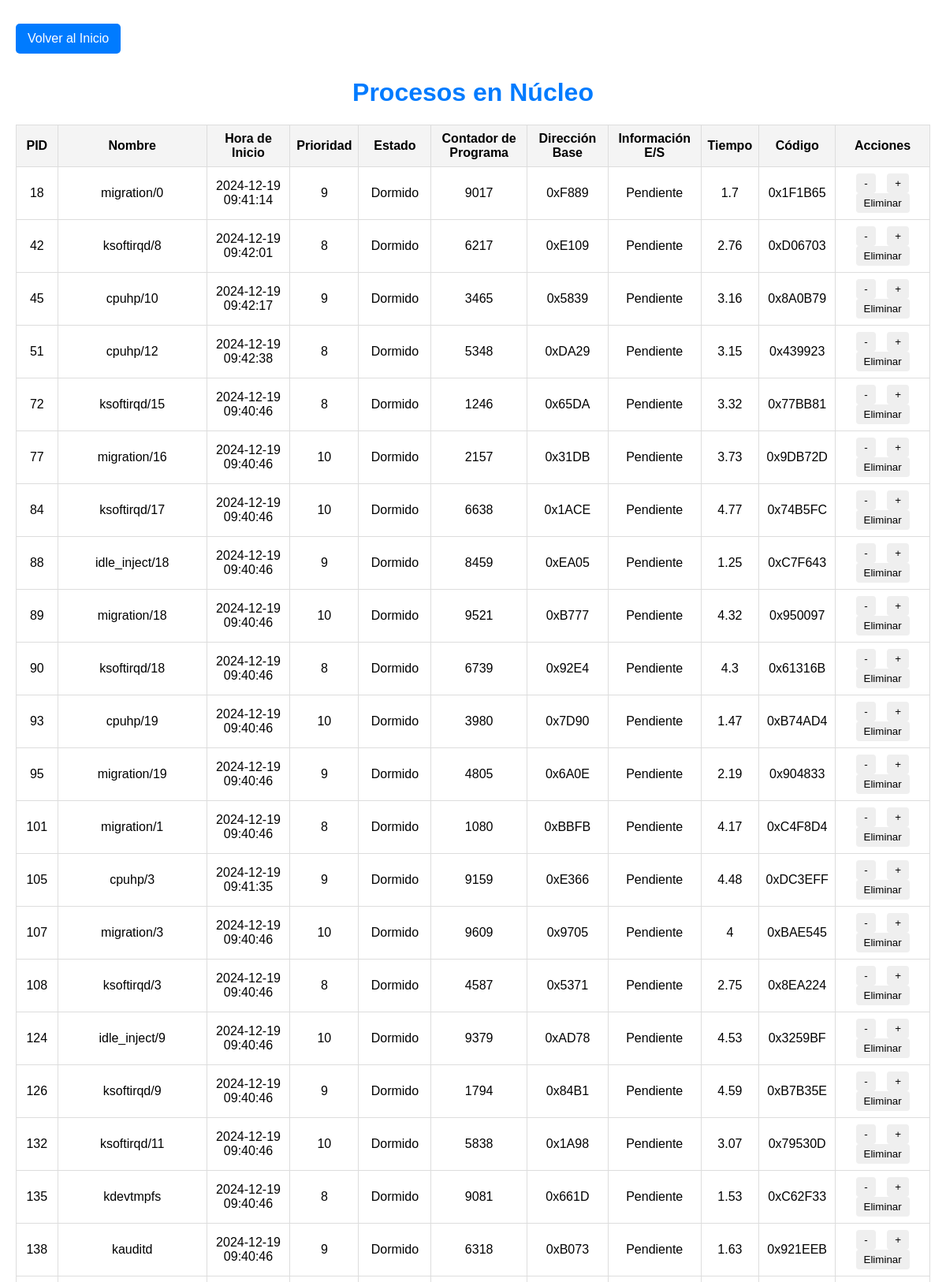
Page /nucleo/1 (upper part) on the committed database.
### app.py (models this page shows, shortened)
class Proceso(db.Model):
    id = db.Column(db.Integer, primary_key=True)
    nombre = db.Column(db.String(50), nullable=False)
    prioridad = db.Column(db.Integer, nullable=False)
    hora_inicio = db.Column(db.String(50), nullable=False)
    tiempo_restante = db.Column(db.Integer, nullable=False)
    cpu_asignado = db.Column(db.Integer, nullable=True)
    estado = db.Column(db.String(50), default="En ejecución")
    contador_programa = db.Column(db.Integer, default=0)
    direccion_base = db.Column(db.Integer, default=0x1000)
    info_entrada_salida = db.Column(db.String(50), default="Pendiente")
    tiempo = db.Column(db.Float, default=3.5)
    codigo = db.Column(db.String(50), default="0xABC123")

### app.py (the view)
@app.route('/nucleo/<int:cpu_id>')
def ver_nucleo(cpu_id):
    session = SessionFactory()
    try:
        procesos = session.query(Proceso).filter_by(cpu_asignado=cpu_id).all()
    finally:
        session.close()
    return render_template('nucleo.html', cpu_id=cpu_id, procesos=procesos)

### templates/nucleo.html (shortened to what this page needs)
<!DOCTYPE html>
<html lang="es">
<head>
</head>
<body>
    <a href="/" class="back-button">Volver al Inicio</a>
    <h1>Procesos en Núcleo {{ nucleo_id }}</h1>
    <table>
        <thead>
            <tr>
                <th>PID</th>
                <th>Nombre</th>
                <th>Hora de Inicio</th>
                <th>Prioridad</th>
                <th>Estado</th>
                <th>Contador de Programa</th>
                <th>Dirección Base</th>
                <th>Información E/S</th>
                <th>Tiempo</th>
                <th>Código</th>
                <th>Acciones</th>
            </tr>
        </thead>
        <tbody>
            {% for proceso in procesos %}
            <tr id="fila-{{ proceso.id }}">
                <td>{{ proceso.id }}</td>
                <td>{{ proceso.nombre or "Proceso Desconocido" }}</td>
                <td>{{ proceso.hora_inicio or "N/A" }}</td>
                <td>{{ proceso.prioridad or "N/A" }}</td>
                <td>{{ proceso.estado or "Desconocido" }}</td>
                <td>{{ proceso.contador_programa or "N/A" }}</td>
                <td>{{ proceso.direccion_base or "N/A" }}</td>
                <td>{{ proceso.info_entrada_salida or "N/A" }}</td>
                <td>{{ proceso.tiempo or "N/A" }}</td>
                <td>{{ proceso.codigo or "N/A" }}</td>
                <td>
                    <button onclick="cambiarPrioridad({{ proceso.id }}, -1)">-</button>
                    <button onclick="cambiarPrioridad({{ proceso.id }}, 1)">+</button>
                    <button onclick="eliminarProceso({{ proceso.id }})">Eliminar</button>
                </td>
            </tr>
            {% endfor %}
        </tbody>
    </table>
</body>
</html>

### templates/nucleo.html (style rules this page uses)
body { font-family: Arial, sans-serif; margin: 20px; }
h1 { text-align: center; color: #007BFF; }
table { width: 100%; border-collapse: collapse; margin: 20px 0; }
th, td { border: 1px solid #ddd; padding: 8px; text-align: center; }
th { background-color: #f4f4f4; }
button { padding: 5px 10px; margin: 0 5px; border: none; border-radius: 4px; cursor: pointer; }
.back-button { display: inline-block; margin: 10px 0; padding: 10px 15px; background-color: #007BFF; color: white; text-decoration: none; border-radius: 5px; cursor: pointer; }

### rows in the picture
Proceso: id "18", nombre "migration/0", hora_inicio "2024-12-19 09:41:14", prioridad "9", estado "Dormido", contador_programa "9017", direccion_base "0xF889", info_entrada_salida "Pendiente", tiempo "1.7", codigo "0x1F1B65"
Proceso: id "42", nombre "ksoftirqd/8", hora_inicio "2024-12-19 09:42:01", prioridad "8", estado "Dormido", contador_programa "6217", direccion_base "0xE109", info_entrada_salida "Pendiente", tiempo "2.76", codigo "0xD06703"
Proceso: id "45", nombre "cpuhp/10", hora_inicio "2024-12-19 09:42:17", prioridad "9", estado "Dormido", contador_programa "3465", direccion_base "0x5839", info_entrada_salida "Pendiente", tiempo "3.16", codigo "0x8A0B79"
Proceso: id "51", nombre "cpuhp/12", hora_inicio "2024-12-19 09:42:38", prioridad "8", estado "Dormido", contador_programa "5348", direccion_base "0xDA29", info_entrada_salida "Pendiente", tiempo "3.15", codigo "0x439923"
Proceso: id "72", nombre "ksoftirqd/15", hora_inicio "2024-12-19 09:40:46", prioridad "8", estado "Dormido", contador_programa "1246", direccion_base "0x65DA", info_entrada_salida "Pendiente", tiempo "3.32", codigo "0x77BB81"
Proceso: id "77", nombre "migration/16", hora_inicio "2024-12-19 09:40:46", prioridad "10", estado "Dormido", contador_programa "2157", direccion_base "0x31DB", info_entrada_salida "Pendiente", tiempo "3.73", codigo "0x9DB72D"
Proceso: id "84", nombre "ksoftirqd/17", hora_inicio "2024-12-19 09:40:46", prioridad "10", estado "Dormido", contador_programa "6638", direccion_base "0x1ACE", info_entrada_salida "Pendiente", tiempo "4.77", codigo "0x74B5FC"
Proceso: id "88", nombre "idle_inject/18", hora_inicio "2024-12-19 09:40:46", prioridad "9", estado "Dormido", contador_programa "8459", direccion_base "0xEA05", info_entrada_salida "Pendiente", tiempo "1.25", codigo "0xC7F643"
Proceso: id "89", nombre "migration/18", hora_inicio "2024-12-19 09:40:46", prioridad "10", estado "Dormido", contador_programa "9521", direccion_base "0xB777", info_entrada_salida "Pendiente", tiempo "4.32", codigo "0x950097"
Proceso: id "90", nombre "ksoftirqd/18", hora_inicio "2024-12-19 09:40:46", prioridad "8", estado "Dormido", contador_programa "6739", direccion_base "0x92E4", info_entrada_salida "Pendiente", tiempo "4.3", codigo "0x61316B"
Proceso: id "93", nombre "cpuhp/19", hora_inicio "2024-12-19 09:40:46", prioridad "10", estado "Dormido", contador_programa "3980", direccion_base "0x7D90", info_entrada_salida "Pendiente", tiempo "1.47", codigo "0xB74AD4"
Proceso: id "95", nombre "migration/19", hora_inicio "2024-12-19 09:40:46", prioridad "9", estado "Dormido", contador_programa "4805", direccion_base "0x6A0E", info_entrada_salida "Pendiente", tiempo "2.19", codigo "0x904833"
Proceso: id "101", nombre "migration/1", hora_inicio "2024-12-19 09:40:46", prioridad "8", estado "Dormido", contador_programa "1080", direccion_base "0xBBFB", info_entrada_salida "Pendiente", tiempo "4.17", codigo "0xC4F8D4"
Proceso: id "105", nombre "cpuhp/3", hora_inicio "2024-12-19 09:41:35", prioridad "9", estado "Dormido", contador_programa "9159", direccion_base "0xE366", info_entrada_salida "Pendiente", tiempo "4.48", codigo "0xDC3EFF"
Proceso: id "107", nombre "migration/3", hora_inicio "2024-12-19 09:40:46", prioridad "10", estado "Dormido", contador_programa "9609", direccion_base "0x9705", info_entrada_salida "Pendiente", tiempo "4", codigo "0xBAE545"
Proceso: id "108", nombre "ksoftirqd/3", hora_inicio "2024-12-19 09:40:46", prioridad "8", estado "Dormido", contador_programa "4587", direccion_base "0x5371", info_entrada_salida "Pendiente", tiempo "2.75", codigo "0x8EA224"
Proceso: id "124", nombre "idle_inject/9", hora_inicio "2024-12-19 09:40:46", prioridad "10", estado "Dormido", contador_programa "9379", direccion_base "0xAD78", info_entrada_salida "Pendiente", tiempo "4.53", codigo "0x3259BF"
Proceso: id "126", nombre "ksoftirqd/9", hora_inicio "2024-12-19 09:40:46", prioridad "9", estado "Dormido", contador_programa "1794", direccion_base "0x84B1", info_entrada_salida "Pendiente", tiempo "4.59", codigo "0xB7B35E"
Proceso: id "132", nombre "ksoftirqd/11", hora_inicio "2024-12-19 09:40:46", prioridad "10", estado "Dormido", contador_programa "5838", direccion_base "0x1A98", info_entrada_salida "Pendiente", tiempo "3.07", codigo "0x79530D"
Proceso: id "135", nombre "kdevtmpfs", hora_inicio "2024-12-19 09:40:46", prioridad "8", estado "Dormido", contador_programa "9081", direccion_base "0x661D", info_entrada_salida "Pendiente", tiempo "1.53", codigo "0xC62F33"
Proceso: id "138", nombre "kauditd", hora_inicio "2024-12-19 09:40:46", prioridad "9", estado "Dormido", contador_programa "6318", direccion_base "0xB073", info_entrada_salida "Pendiente", tiempo "1.63", codigo "0x921EEB"
